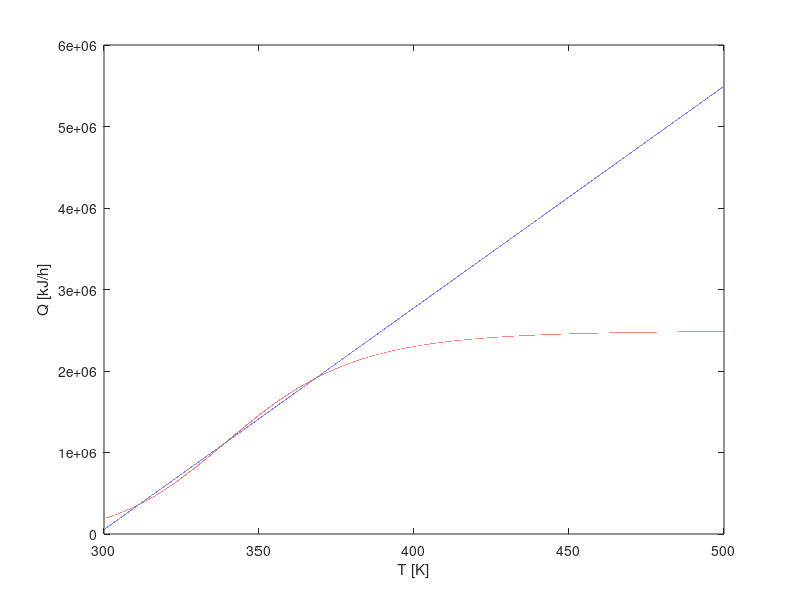
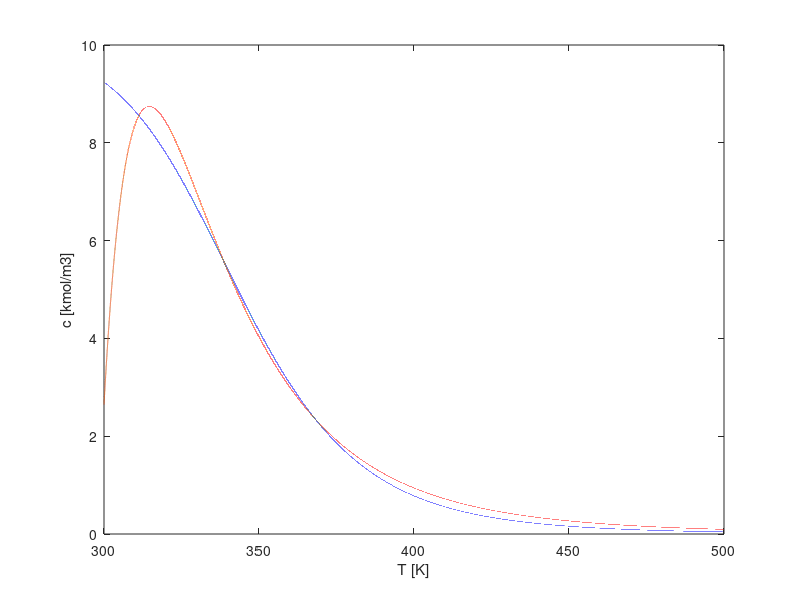

Recreate these plots in MATLAB, in order. (Note: this script raises an error after producing the figures.)
S = 4.28;
d = 2.335;
E = 49584;
h = 2.335;
minusdeltaH = 24953;
R = 8.32;
Edr = E/R;
k0 = 34930800;
rcp = 2093;
kT = 293;
V = S*h;
At = S+pi*d*h;
hA = kT*At;

ci = 10;
q = 10;
Ti = 25+273;
Tr = 25+273;
c1 = 9.35;

Tv = 300:0.001:500;
cx = -(rcp*q*(Ti-Tv)-kT*At*(Tv-Tr))./(minusdeltaH*V*k0*exp(-Edr./Tv));
cv = (q*ci)./(q+V*k0*exp(-Edr./Tv));
Q1 = -(rcp*q*(Ti-Tv)-kT*At*(Tv-Tr));
Q2 = minusdeltaH*V*k0*exp(-Edr./Tv).*cv;
figure(1)
plot(Tv, [Q1',Q2']);
xlabel('T [K]'); ylabel('Q [kJ/h]')
figure(2)
plot(Tv,cv,Tv,cx)
xlabel('T [K]'); ylabel('c [kmol/m3]')
c0 = 2.35;
T0 = 368;

tsimulare = 0:0.01:100;
[timpsimulare, Y] = ode23(@RCCA, tsimulare, [c0;T0]);
figure(3)
subplot(2,1,1); plot(timpsimulare, Y(:,1));
subplot(2,1,2); plot(timpsimulare, Y(:,2));

function Xdot = RCCA(~,X)
c = X(1); T = X(2);
if (c<0)
    c = 0;
end
k0 = evalin('base','k0');
Edr = evalin('base','Edr');
q = evalin('base','q');
ci = evalin('base','ci');
V = evalin('base','V');
rcp = evalin('base','rcp');
Ti = evalin('base','Ti');
hA= evalin('base','hA');
Tr = evalin('base','Tr');
mdH = evalin('base','minusdeltaH');
k = k0*exp(-Edr/T);
cdot = (q*(ci-c)-V*k*c)/V;
Tdot = (rcp*q*(Ti-T)+hA*(Tr-T)+mdH*V*k*c)/(rcp*V);
Xdot = [cdot;Tdot];
end